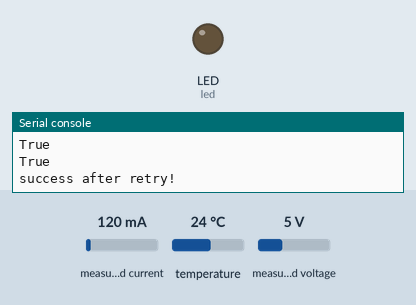
The program below on a simulated CircuitPython board. Shown: output pins drawn as LEDs (lit = HIGH), the last lines printed to the serial console. The inputs (shaded band) are chosen by the test bench; at power-on: measured current 120 mA, temperature 24 °C, measured voltage 5 V. No MQTT or app messages arrive unless stated; values from a settings file that is not in the repository are placeholders; the clock reads 2024-03-15 10:24:30 at power-on unless the program sets it.

Above: at 4.5 s.
At 14.8 s:
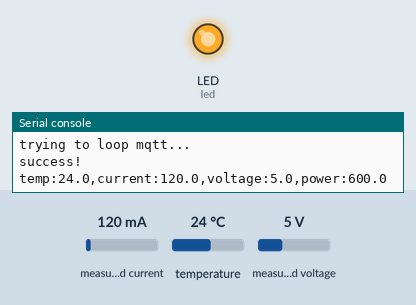
Timing chart, 0 to 17.2 s (numbered marks = the images above):
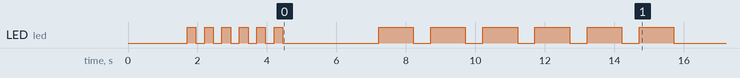

The program:

code.py
```python
import os
import time
import adafruit_minimqtt.adafruit_minimqtt as MQTT
import sys

import board
import digitalio

led = digitalio.DigitalInOut(board.LED)
led.direction = digitalio.Direction.OUTPUT


sys.path.append('./code/')
import pico_wifi as pw
import sensors
import pico_mqtt as pmqtt

def blink(t_on, t_off, n):
    for i in range(n):
        led.value = True
        time.sleep(t_on)
        led.value = False
        time.sleep(t_off)


def log_data():

    pw.robust_connect()
    print(pw.is_connected())
    requests = pw.setup_requests()
    mosquitto_client = pmqtt.setup_mqtt()
    pmqtt.robust_connect_mqtt(mosquitto_client)

    SENSORS = sensors.setup_sensors()

    while True:
        t0 = time.time()
        blink(0.25, 0.25, 6)
        data = sensors.get_sensor_data(SENSORS)

        pmqtt.robust_loop(mosquitto_client)
        payload = sensors.prepare_data_mqtt(data)
        print(payload)

        mosquitto_client.publish('solar/sensor' + str(os.getenv('SENSOR_ID')) + '/temppower',
                                 payload)

        blink(1, 0.5, 6)
        t1 = time.time()
        t_rem = max(0, 120 - (t1 - t0))
        time.sleep(t_rem)

try:
    log_data()
except Exception as e:
    print("Error:\n", str(e))
    print("Resetting microcontroller in 30 seconds")

    # for i in range(20):
    #     led.value = not led.value
    #     time.sleep(0.5)

    # # write to log to file
    # with open('errors.log', 'a') as f:
    #     f.write('Error:\n')
    #     f.write(str(e))
    #     f.write('\n')

    blink(1, 1, 5)
    time.sleep(20)
    microcontroller.reset()
```

Measured:
- by itself, LED (led): goes 5 × (HIGH 0.25 s, LOW 0.25 s), HIGH 0.25 s, LOW 2.8 s, 5 × (HIGH 1.0 s, LOW 0.50 s), HIGH 1.0 s, then LOW
